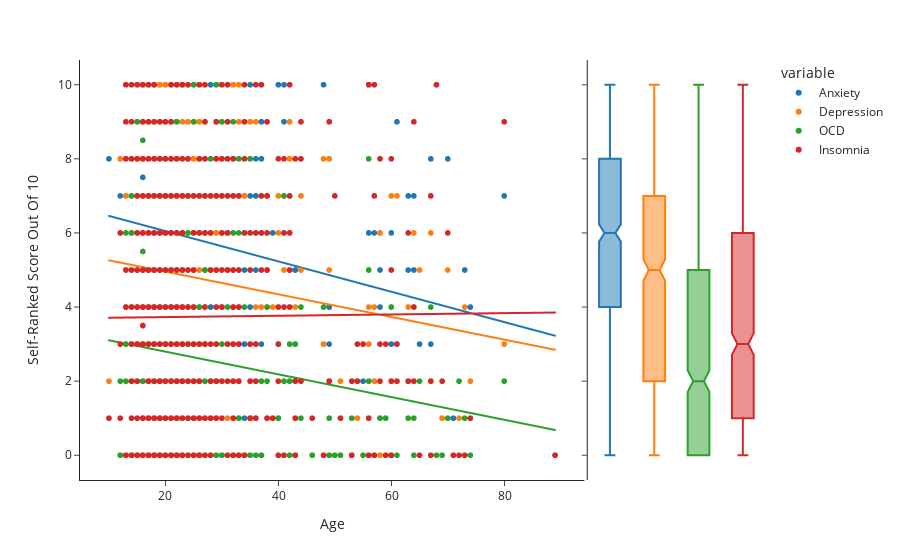

Notebook code cell kept with this figure:
### Markdown cell above
## Visualize Data

This is the fun part - once you have sufficiently visualized your data set, try different Plotly charts to display your dataset! 

The best plots reveal the facts about your dataset as a visual. Let's consider the below plot as an example

### Code cell
fig = px.scatter(musicdf, x=musicdf.Age, y=["Anxiety","Depression","OCD","Insomnia"], marginal_y="box",
            trendline="ols", template="simple_white")
fig.update_layout(yaxis_title="Self-Ranked Score Out Of 10")
fig

### Figure 1 — Plotly figure (JSON) as saved in the notebook; plotly's stock layout.template omitted (floating-point values rounded to 4 significant figures; data arrays with more than 128 entries replaced by an {"elided": "..."} marker saying what was removed)
{"data": [{"hovertemplate": "variable=Anxiety<br>Age=%{x}<br>value=%{y}<extra></extra>", "legendgroup": "Anxiety", "marker": {"color": "#1F77B4", "symbol": "circle"}, "mode": "markers", "name": "Anxiety", "showlegend": true, "type": "scattergl", "x": {"elided": "736 int values"}, "xaxis": "x", "y": {"elided": "736 float values"}, "yaxis": "y"}, {"alignmentgroup": "True", "hovertemplate": "variable=Anxiety<br>value=%{y}<extra></extra>", "legendgroup": "Anxiety", "marker": {"color": "#1F77B4", "symbol": "circle"}, "name": "Anxiety", "notched": true, "offsetgroup": "Anxiety", "showlegend": false, "type": "box", "xaxis": "x2", "y": {"elided": "736 float values"}, "yaxis": "y2"}, {"hovertemplate": "<b>OLS trendline</b><br>value = -0.0409296 * Age + 6.86933<br>R<sup>2</sup>=0.031164<br><br>variable=Anxiety<br>Age=%{x}<br>value=%{y} <b>(trend)</b><extra></extra>", "legendgroup": "Anxiety", "marker": {"color": "#1F77B4", "symbol": "circle"}, "mode": "lines", "name": "Anxiety", "showlegend": false, "type": "scattergl", "x": {"elided": "736 int values"}, "xaxis": "x", "y": {"elided": "736 float values"}, "yaxis": "y"}, {"hovertemplate": "variable=Depression<br>Age=%{x}<br>value=%{y}<extra></extra>", "legendgroup": "Depression", "marker": {"color": "#FF7F0E", "symbol": "circle"}, "mode": "markers", "name": "Depression", "showlegend": true, "type": "scattergl", "x": {"elided": "736 int values"}, "xaxis": "x", "y": {"elided": "736 float values"}, "yaxis": "y"}, {"alignmentgroup": "True", "hovertemplate": "variable=Depression<br>value=%{y}<extra></extra>", "legendgroup": "Depression", "marker": {"color": "#FF7F0E", "symbol": "circle"}, "name": "Depression", "notched": true, "offsetgroup": "Depression", "showlegend": false, "type": "box", "xaxis": "x2", "y": {"elided": "736 float values"}, "yaxis": "y2"}, {"hovertemplate": "<b>OLS trendline</b><br>value = -0.0305533 * Age + 5.56634<br>R<sup>2</sup>=0.014767<br><br>variable=Depression<br>Age=%{x}<br>value=%{y} <b>(trend)</b><extra></extra>", "legendgroup": "Depression", "marker": {"color": "#FF7F0E", "symbol": "circle"}, "mode": "lines", "name": "Depression", "showlegend": false, "type": "scattergl", "x": {"elided": "736 int values"}, "xaxis": "x", "y": {"elided": "736 float values"}, "yaxis": "y"}, {"hovertemplate": "variable=OCD<br>Age=%{x}<br>value=%{y}<extra></extra>", "legendgroup": "OCD", "marker": {"color": "#2CA02C", "symbol": "circle"}, "mode": "markers", "name": "OCD", "showlegend": true, "type": "scattergl", "x": {"elided": "736 int values"}, "xaxis": "x", "y": {"elided": "736 float values"}, "yaxis": "y"}, {"alignmentgroup": "True", "hovertemplate": "variable=OCD<br>value=%{y}<extra></extra>", "legendgroup": "OCD", "marker": {"color": "#2CA02C", "symbol": "circle"}, "name": "OCD", "notched": true, "offsetgroup": "OCD", "showlegend": false, "type": "box", "xaxis": "x2", "y": {"elided": "736 float values"}, "yaxis": "y2"}, {"hovertemplate": "<b>OLS trendline</b><br>value = -0.0306549 * Age + 3.40993<br>R<sup>2</sup>=0.016885<br><br>variable=OCD<br>Age=%{x}<br>value=%{y} <b>(trend)</b><extra></extra>", "legendgroup": "OCD", "marker": {"color": "#2CA02C", "symbol": "circle"}, "mode": "lines", "name": "OCD", "showlegend": false, "type": "scattergl", "x": {"elided": "736 int values"}, "xaxis": "x", "y": {"elided": "736 float values"}, "yaxis": "y"}, {"hovertemplate": "variable=Insomnia<br>Age=%{x}<br>value=%{y}<extra></extra>", "legendgroup": "Insomnia", "marker": {"color": "#D62728", "symbol": "circle"}, "mode": "markers", "name": "Insomnia", "showlegend": true, "type": "scattergl", "x": {"elided": "736 int values"}, "xaxis": "x", "y": {"elided": "736 float values"}, "yaxis": "y"}, {"alignmentgroup": "True", "hovertemplate": "variable=Insomnia<br>value=%{y}<extra></extra>", "legendgroup": "Insomnia", "marker": {"color": "#D62728", "symbol": "circle"}, "name": "Insomnia", "notched": true, "offsetgroup": "Insomnia", "showlegend": false, "type": "box", "xaxis": "x2", "y": {"elided": "736 float values"}, "yaxis": "y2"}, {"hovertemplate": "<b>OLS trendline</b><br>value = 0.00177427 * Age + 3.69373<br>R<sup>2</sup>=0.000048<br><br>variable=Insomnia<br>Age=%{x}<br>value=%{y} <b>(trend)</b><extra></extra>", "legendgroup": "Insomnia", "marker": {"color": "#D62728", "symbol": "circle"}, "mode": "lines", "name": "Insomnia", "showlegend": false, "type": "scattergl", "x": {"elided": "736 int values"}, "xaxis": "x", "y": {"elided": "736 float values"}, "yaxis": "y"}], "layout": {"legend": {"title": {"text": "variable"}, "tracegroupgap": 0}, "margin": {"t": 60}, "xaxis": {"anchor": "y", "domain": [0, 0.7363], "title": {"text": "Age"}}, "xaxis2": {"anchor": "y2", "domain": [0.7413, 1], "matches": "x2", "showline": false, "showticklabels": false, "ticks": ""}, "yaxis": {"anchor": "x", "domain": [0, 1], "title": {"text": "Self-Ranked Score Out Of 10"}}, "yaxis2": {"anchor": "x2", "domain": [0, 1], "matches": "y", "showticklabels": false}}}
